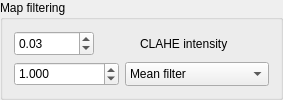
         <widget class="QGroupBox" name="groupBox_4">
          <property name="sizePolicy">
           <sizepolicy hsizetype="Fixed" vsizetype="Preferred">
            <horstretch>0</horstretch>
            <verstretch>0</verstretch>
           </sizepolicy>
          </property>
          <property name="minimumSize">
           <size>
            <width>235</width>
            <height>0</height>
           </size>
          </property>
          <property name="title">
           <string>Map filtering</string>
          </property>
          <layout class="QVBoxLayout" name="verticalLayout_13">
           <item>
            <layout class="QHBoxLayout" name="horizontalLayout_8">
             <item>
              <widget class="QDoubleSpinBox" name="CLAHE_SpinBox">
               <property name="sizePolicy">
                <sizepolicy hsizetype="Fixed" vsizetype="Preferred">
                 <horstretch>0</horstretch>
                 <verstretch>0</verstretch>
                </sizepolicy>
               </property>
               <property name="minimumSize">
                <size>
                 <width>75</width>
                 <height>0</height>
                </size>
               </property>
               <property name="maximumSize">
                <size>
                 <width>80</width>
                 <height>16777215</height>
                </size>
               </property>
               <property name="toolTip">
                <string>&lt;html&gt;&lt;head/&gt;&lt;body&gt;&lt;p&gt;&lt;span style=&quot; font-size:11pt;&quot;&gt;The higher the value, the stronger the Contrast Limited Adaptative Histogram Equalization (CLAHE)&lt;/span&gt;&lt;/p&gt;&lt;/body&gt;&lt;/html&gt;</string>
               </property>
               <property name="alignment">
                <set>Qt::AlignLeading|Qt::AlignLeft|Qt::AlignVCenter</set>
               </property>
               <property name="decimals">
                <number>2</number>
               </property>
               <property name="minimum">
                <double>0.010000000000000</double>
               </property>
               <property name="maximum">
                <double>1.000000000000000</double>
               </property>
               <property name="singleStep">
                <double>0.010000000000000</double>
               </property>
               <property name="value">
                <double>0.030000000000000</double>
               </property>
              </widget>
             </item>
             <item alignment="Qt::AlignHCenter">
              <widget class="QLabel" name="label_2">
               <property name="sizePolicy">
                <sizepolicy hsizetype="Maximum" vsizetype="Preferred">
                 <horstretch>0</horstretch>
                 <verstretch>0</verstretch>
                </sizepolicy>
               </property>
               <property name="minimumSize">
                <size>
                 <width>77</width>
                 <height>0</height>
                </size>
               </property>
               <property name="styleSheet">
                <string notr="true">font: 10pt &quot;Noto Sans Cond&quot;;</string>
               </property>
               <property name="text">
                <string>CLAHE intensity</string>
               </property>
               <property name="alignment">
                <set>Qt::AlignLeading|Qt::AlignLeft|Qt::AlignVCenter</set>
               </property>
              </widget>
             </item>
            </layout>
           </item>
           <item>
            <layout class="QHBoxLayout" name="horizontalLayout_3">
             <item>
              <widget class="QDoubleSpinBox" name="spinBox_filter">
               <property name="sizePolicy">
                <sizepolicy hsizetype="Fixed" vsizetype="Preferred">
                 <horstretch>0</horstretch>
                 <verstretch>0</verstretch>
                </sizepolicy>
               </property>
               <property name="minimumSize">
                <size>
                 <width>105</width>
                 <height>0</height>
                </size>
               </property>
               <property name="maximumSize">
                <size>
                 <width>117</width>
                 <height>16777215</height>
                </size>
               </property>
               <property name="toolTip">
                <string>&lt;html&gt;&lt;head/&gt;&lt;body&gt;&lt;p&gt;&lt;span style=&quot; font-size:11pt;&quot;&gt;Parameter value (Butterworth or mean, depending on the chosen filter).&lt;/span&gt;&lt;/p&gt;&lt;/body&gt;&lt;/html&gt;</string>
               </property>
               <property name="decimals">
                <number>3</number>
               </property>
               <property name="maximum">
                <double>10.000000000000000</double>
               </property>
               <property name="singleStep">
                <double>1.000000000000000</double>
               </property>
               <property name="value">
                <double>1.000000000000000</double>
               </property>
              </widget>
             </item>
             <item>
              <widget class="QComboBox" name="FilterBox">
               <property name="sizePolicy">
                <sizepolicy hsizetype="Preferred" vsizetype="Preferred">
                 <horstretch>0</horstretch>
                 <verstretch>0</verstretch>
                </sizepolicy>
               </property>
               <property name="minimumSize">
                <size>
                 <width>79</width>
                 <height>0</height>
                </size>
               </property>
               <property name="maximumSize">
                <size>
                 <width>16777215</width>
                 <height>16777215</height>
                </size>
               </property>
               <property name="toolTip">
                <string>&lt;html&gt;&lt;head/&gt;&lt;body&gt;&lt;p&gt;&lt;span style=&quot; font-size:11pt;&quot;&gt;Choose a filter and modify its value with the slider below.&lt;/span&gt;&lt;/p&gt;&lt;/body&gt;&lt;/html&gt;</string>
               </property>
               <item>
                <property name="text">
                 <string>Mean filter</string>
                </property>
               </item>
               <item>
                <property name="text">
                 <string>Butterworth (LP) filter</string>
                </property>
               </item>
              </widget>
             </item>
            </layout>
           </item>
          </layout>
         </widget>
